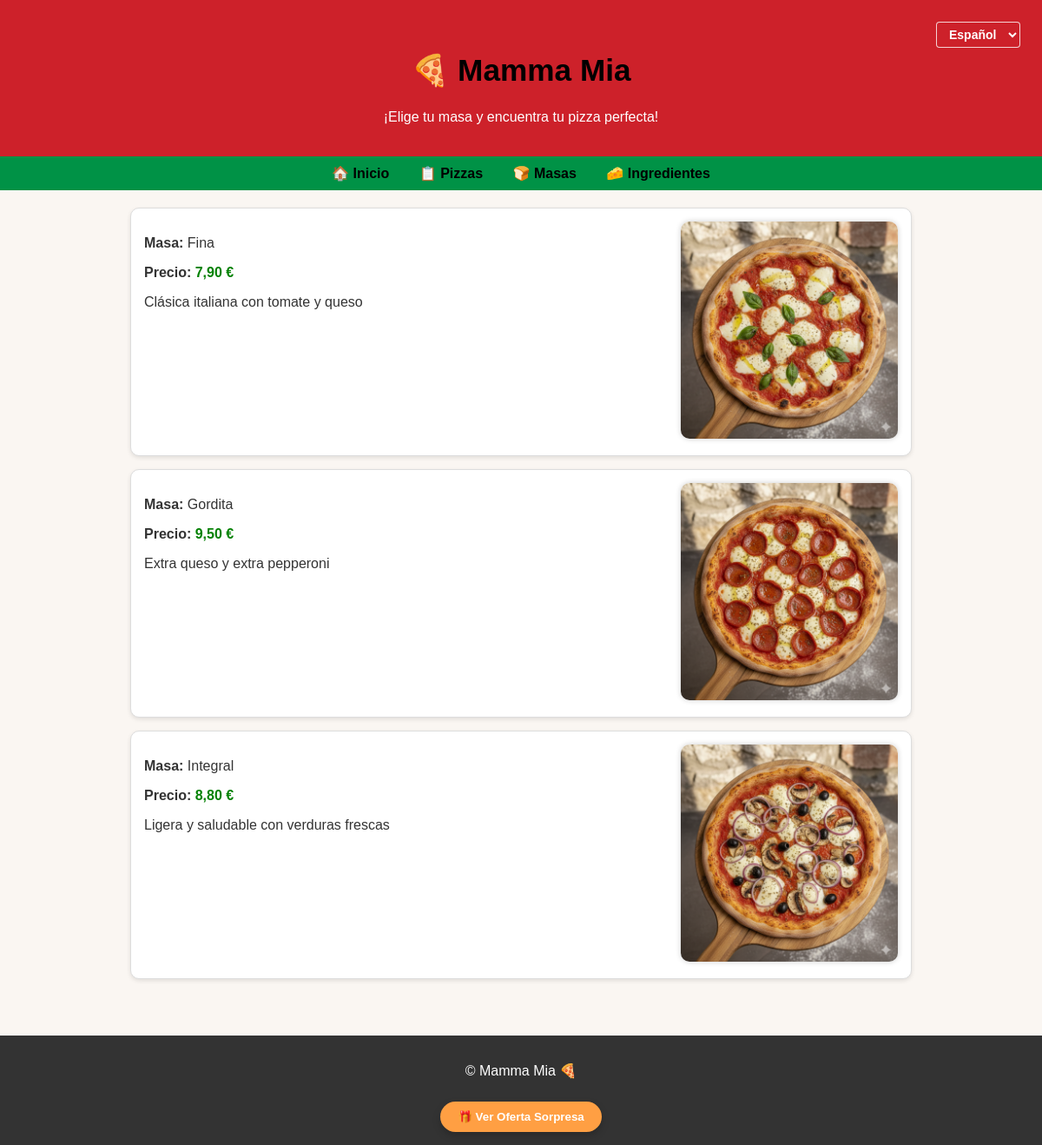
The app's page /es/ with its own data.
### mammaMia/models.py (models this page shows, shortened)
class Pizza(models.Model):
    nombre = models.CharField(max_length=100)
    masa = models.ForeignKey(Masa, on_delete=models.PROTECT, related_name='pizzas')
    ingredientes = models.ManyToManyField(Ingrediente, related_name='pizzas', blank=True)
    precio = models.DecimalField(max_digits=6, decimal_places=2)
    descripcion = models.TextField(blank=True)
    imagen = models.ImageField(upload_to='pizzas/', blank=True, null=True)

class Masa(models.Model):
    nombre = models.CharField(max_length=50, unique=True)
    descripcion = models.TextField(blank=True)
    imagen = models.ImageField(upload_to='masas/', blank=True, null=True)

### mammaMia/views.py (the view)
# urls.py: path('', views.IndexView.as_view(), name='index'),
class IndexView(TemplateView):
    template_name = 'mammaMia/index.html'
    def get_context_data(self, **kwargs):
        context = super().get_context_data(**kwargs)
        masas = Masa.objects.all()
        pizzas_destacadas = []
        for masa in masas:
            pizza = Pizza.objects.filter(masa=masa).order_by('precio').first()
            if pizza:
                pizzas_destacadas.append(pizza)
        context['pizzas'] = pizzas_destacadas
        return context

### mammaMia/templates/mammaMia/index.html (shortened to what this page needs)
{% extends 'mammaMia/base.html' %}
{% load i18n %}
{% block subtitle %}{% trans "¡Elige tu masa y encuentra tu pizza perfecta!" %}{% endblock %}
{% block content %}
    {% if pizzas %}
        {% for pizza in pizzas %}
            <div class="pizza">
                <div class="pizza-contenido">
                    <div class="pizza-info">
                        <a href="{% url 'detallePizza' pizza.id %}" class="pizza-link">
                            <h2>{{ pizza.nombre }}</h2>
                        </a>
                        <p><strong>{% trans "Masa:" %}</strong> {{ pizza.masa.nombre }}</p>
                        <p><strong>{% trans "Precio:" %}</strong> <span class="precio">{{ pizza.precio }} €</span></p>
                        {% if pizza.descripcion %}
                            <p>{{ pizza.descripcion }}</p>
                        {% endif %}
                    </div>
                    {% if pizza.imagen %}
                        <div class="pizza-imagen">
                            <img src="{{ pizza.imagen.url }}" alt="{{ pizza.nombre }}">
                        </div>
                    {% else %}
                        <div class="pizza-imagen">
                            <p>{% trans "Sin imagen disponible" %}</p>
                        </div>
                    {% endif %}
                </div>
            </div>
        {% endfor %}
    {% else %}
        <p>{% trans "No hay pizzas disponibles todavía." %}</p>
    {% endif %}
{% endblock %}

### mammaMia/templates/mammaMia/base.html (shortened to what this page needs)
{% load static %}
{% load i18n %}
<!DOCTYPE html>
<html lang="es">
<head>
    <link rel="stylesheet" href="{% static 'mama.css' %}">
</head>
<body>
<header>
    <div class="language-switcher">
        <form action="{% url 'set_language' %}" method="post">
            <select name="language" onchange="this.form.submit()">
                {% get_current_language as LANGUAGE_CODE %}
                {% get_available_languages as LANGUAGES %}
                {% get_language_info_list for LANGUAGES as languages %}
                {% for language in languages %}
                    <option value="{{ language.code }}"{% if language.code == LANGUAGE_CODE %} selected{% endif %}>
                        {{ language.name_local|capfirst }}
                    </option>
                {% endfor %}
            </select>
        </form>
    </div>
    <h1>🍕 Mamma Mia</h1>
    <p>{% block subtitle %}{% trans "¡La mejor pizzería!" %}{% endblock %}</p>
</header>
<nav>
    <a href="{% url 'index' %}">🏠 {% trans "Inicio" %}</a>
    <a href="{% url 'todasLasPizzas' %}">📋 {% trans "Pizzas" %}</a>
    <a href="{% url 'todasLasMasas' %}">🍞 {% trans "Masas" %}</a>
    <a href="{% url 'todosIngredientes' %}">🧀 {% trans "Ingredientes" %}</a>
</nav>
<div class="contenedor">
    {% block content %}
    {% endblock %}
</div>
<footer>
    <p>© Mamma Mia 🍕</p>
    <button id="btn-oferta" class="btn-oferta-flotante">🎁 {% trans "Ver Oferta Sorpresa" %}</button>
</footer>
</body>
</html>

### mammaMia/static/mama.css (style rules this page uses)
body { background-color: #faf6f2; font-family: 'Poppins', sans-serif; color: #333; margin: 0; padding: 0; }
header { text-align: center; padding: 20px 0; background: #CD212A; color: white; }
.language-switcher { position: absolute; top: 25px; right: 25px; z-index: 100; }
.language-switcher form { margin: 0; }
.language-switcher select { background-color: #CD212A; color: white; border: 1px solid rgba(255, 255, 255, 0.7); border-radius: 5px; padding: 5px 10px; font-size: 14px; font-weight: bold; cursor: pointer; font-family: 'Poppins', sans-serif; outline: none; }
.language-switcher select option { background-color: white; color: #333; }
h1 { text-align: center; margin-top: 40px; font-size: 2.2em; color: #000000; display: flex; align-items: center; justify-content: center; gap: 10px; }
nav { text-align: center; background: #009246; padding: 10px; }
nav a { margin: 0 15px; text-decoration: none; color: black; font-weight: bold; }
.contenedor { max-width: 900px; margin: auto; padding: 20px; }
.pizza { background: white; padding: 15px; margin-bottom: 15px; border-radius: 10px; border: 1px solid #ddd; box-shadow: 0 2px 5px rgba(0,0,0,0.1); transition: .2s; position: relative; cursor: pointer; }
.pizza-contenido { display: flex; align-items: flex; justify-content: space-between; gap: 20px; }
.pizza a.pizza-link { position: absolute; inset: 0; z-index: 2; text-indent: -9999px; }
.pizza-info { flex: 1; }
.pizza-info h2 { position: relative; z-index: 3; color: inherit; }
.pizza-imagen img { max-width: 250px; border-radius: 10px; box-shadow: 0 0 6px rgba(0, 0, 0, 0.2); }
.precio { font-weight: bold; color: #008000; }
footer { text-align: center; background: #333; color: white; padding: 15px; margin-top: 30px; }
.masas-grid .pizza-imagen img, .contenedor .pizza-imagen img { max-width: 250px; border-radius: 10px; box-shadow: 0 0 6px rgba(0, 0, 0, 0.2); }

### mammaMia/templates/mammaMia/base.html (style rules this page uses)
.language-switcher { position: absolute; top: 25px; right: 25px; z-index: 1000; }
.language-switcher select { background-color: #CD212A !important; color: white !important; border: 1px solid rgba(255,255,255,0.8) !important; padding: 5px 10px; border-radius: 4px; font-family: 'Poppins', sans-serif; font-weight: bold; cursor: pointer; outline: none; }
.language-switcher select option { background-color: white; color: #333; }
.btn-oferta-flotante { background-color: #ff9f43; color: white; padding: 10px 20px; border: none; border-radius: 50px; font-weight: bold; cursor: pointer; box-shadow: 0 4px 10px rgba(0,0,0,0.2); transition: transform 0.2s; margin-top: 10px; }

### records on screen
Pizza: masa.nombre "Fina", precio "7,90", descripcion "Clásica italiana con tomate y queso", imagen (picture)
Pizza: masa.nombre "Gordita", precio "9,50", descripcion "Extra queso y extra pepperoni", imagen (picture)
Pizza: masa.nombre "Integral", precio "8,80", descripcion "Ligera y saludable con verduras frescas", imagen (picture)

### other values on screen
form field language "Español"
